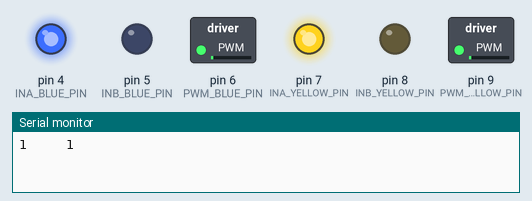
This sketch was run on a simulated Arduino Uno, built with avr-gcc and run on an emulated ATmega328P. On the bench: switched loads named in the sketch (green lamp = pin HIGH), output pins drawn as LEDs (lit = HIGH), the last lines printed to the serial monitor.

Above: at 0.05 s.
At 15.45 s:
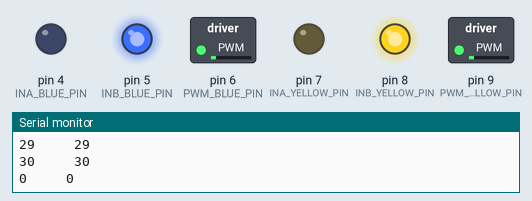
Timing chart, 0 to 20.2 s (numbered marks = the images above):
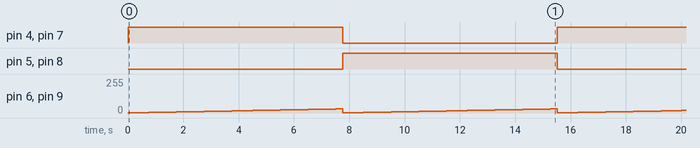

Measured:
- by itself, pin 4 (INA_BLUE_PIN), pin 5 (INB_BLUE_PIN), pin 7 (INA_YELLOW_PIN), pin 8 (INB_YELLOW_PIN): alternates HIGH for 7.8 s and LOW for 7.8 s
- by itself, pin 6 (PWM_BLUE_PIN), pin 9 (PWM_YELLOW_PIN): ramps from 1/255 to 31/255 and jumps back, once every 7.8 s

The sketch:

Motor.ino
```cpp
/*  Created By: Cheng Saetern
 *  Date Created: 3/3/2017
 *  Description:    This file is for the motor only.
 *              It will demonstrate that it can go forward and backwards.
 *              Two different functions may be called to move the motors
 *
 */

#define MOTOR_LEFT                0
#define MOTOR_RIGHT               1
#define FORWARD                   2     //Direction of Motors
#define BACKWARD                  3
#define STOP                      4

void setup() {
  // put your setup code here, to run once:
  InitMotors();
  Serial.begin(115200);

}

void loop() {
  // put your main code here, to run repeatedly:
  static uint8_t ucPwmLeft, ucPwmRight;
  static uint8_t direction_ = FORWARD;
  ucPwmLeft++;
  ucPwmRight++;

  //MotorControl( ucPwmLeft, ucPwmRight);
  motorGo(MOTOR_LEFT,ucPwmLeft,direction_);
  motorGo(MOTOR_RIGHT,ucPwmRight,direction_);

  if(ucPwmLeft > 30)
  {
    ucPwmLeft = 0;
    if(direction_ == FORWARD) direction_ = BACKWARD;
    else direction_ = FORWARD;
  }
  if(ucPwmRight > 30)
  {
    ucPwmRight = 0;
  }
  Serial.print(ucPwmLeft);
  Serial.print("     ");
  Serial.println(ucPwmRight);
  delay(250);
}
```

Motors.ino
```cpp
// Motor Pins
#define PWM_YELLOW_PIN   9
#define INA_YELLOW_PIN   7    //Yellow is right
#define INB_YELLOW_PIN   8   //Right blue on A02, Right green on A01

#define INA_BLUE_PIN  4   ////Left blue on B01, Right green on B02
#define INB_BLUE_PIN  5
#define PWM_BLUE_PIN  6   //Blue is left

// Prueba set point
double distancia = 0;

void InitMotors(){


  pinMode(PWM_BLUE_PIN, OUTPUT);
  pinMode(PWM_YELLOW_PIN, OUTPUT);
  pinMode(INA_BLUE_PIN, OUTPUT);
  pinMode(INB_BLUE_PIN, OUTPUT);
  pinMode(INA_YELLOW_PIN, OUTPUT);
  pinMode(INB_YELLOW_PIN, OUTPUT);

  digitalWrite(INA_BLUE_PIN,HIGH);
  digitalWrite(INB_BLUE_PIN,HIGH);
  digitalWrite(INA_YELLOW_PIN,HIGH);
  digitalWrite(INB_YELLOW_PIN,HIGH);

}

void Stop(){
  digitalWrite(INA_BLUE_PIN,LOW);
  digitalWrite(INB_BLUE_PIN,LOW);
  digitalWrite(INA_YELLOW_PIN,LOW);
  digitalWrite(INB_YELLOW_PIN,LOW);
  analogWrite(PWM_BLUE_PIN, 0);
  analogWrite(PWM_YELLOW_PIN, 0);
}


void motorGo(byte motor,int PWM_val,byte direction_){
 if(PWM_val > 255) PWM_val = 255;
 if(PWM_val < 0) PWM_val = 0;
 if(motor == MOTOR_LEFT&& direction_==FORWARD){
   //digitalWrite(InA_Left_PIN, LOW);
   digitalWrite(INA_BLUE_PIN,HIGH);
   digitalWrite(INB_BLUE_PIN,LOW); // go forward leftmotor
   analogWrite(PWM_BLUE_PIN, PWM_val);

 }
 else if(motor == MOTOR_RIGHT&& direction_==FORWARD){
   //digitalWrite(InA_Right_PIN, LOW);
   digitalWrite(INA_YELLOW_PIN,HIGH);  // go forward right motor
   digitalWrite(INB_YELLOW_PIN,LOW);
   analogWrite(PWM_YELLOW_PIN, PWM_val);
 }
 else if(motor == MOTOR_LEFT&& direction_==BACKWARD){
   //digitalWrite(InA_Left_PIN, HIGH);
   digitalWrite(INA_BLUE_PIN,LOW); // go backward left motor
   digitalWrite(INB_BLUE_PIN,HIGH);
   analogWrite(PWM_BLUE_PIN, PWM_val);
 }
 else if(motor == MOTOR_RIGHT && direction_==BACKWARD){
    //digitalWrite(InA_Right_PIN, HIGH);
    digitalWrite(INA_YELLOW_PIN,LOW);
    digitalWrite(INB_YELLOW_PIN,HIGH); // go baackward right motor
    analogWrite(PWM_YELLOW_PIN, PWM_val);
 }
 if(motor == MOTOR_LEFT && direction_==STOP ){
   analogWrite(PWM_BLUE_PIN, 0);
   digitalWrite(INA_BLUE_PIN,LOW);
   digitalWrite(INB_BLUE_PIN,LOW);

 }
 if(motor == MOTOR_RIGHT  && direction_==STOP){
   analogWrite(PWM_YELLOW_PIN, 0);
   digitalWrite(INA_YELLOW_PIN,LOW);
    digitalWrite(INB_YELLOW_PIN,LOW); // go baackward right motor
 }
}

//Blue is left, Yellow is right
void MotorControl(int pwmLeft,int pwmRight){


  // Sets direction, may need to swith the positions around
  if (pwmLeft < 0){
    digitalWrite(INA_BLUE_PIN,LOW); // go backward left motor
    digitalWrite(INB_BLUE_PIN,HIGH);
  }else{
    digitalWrite(INA_BLUE_PIN,HIGH);
    digitalWrite(INB_BLUE_PIN,LOW); // go forward leftmotor
  }

  if( pwmRight < 0) {
    digitalWrite(INA_YELLOW_PIN,LOW);
    digitalWrite(INB_YELLOW_PIN,HIGH); // go baackward right motor
  } else {
    digitalWrite(INA_YELLOW_PIN,HIGH);  // go forward right motor
    digitalWrite(INB_YELLOW_PIN,LOW);
  }

  if (pwmLeft<0) pwmLeft = abs(pwmLeft);
  if (pwmLeft > 240) pwmLeft=240;
  if (pwmRight <0) pwmRight = abs(pwmRight);
  if (pwmRight > 240) pwmRight=240;

  //Serial.println(out);
  analogWrite(PWM_BLUE_PIN, pwmLeft);
  analogWrite(PWM_YELLOW_PIN, pwmRight);
}
```
